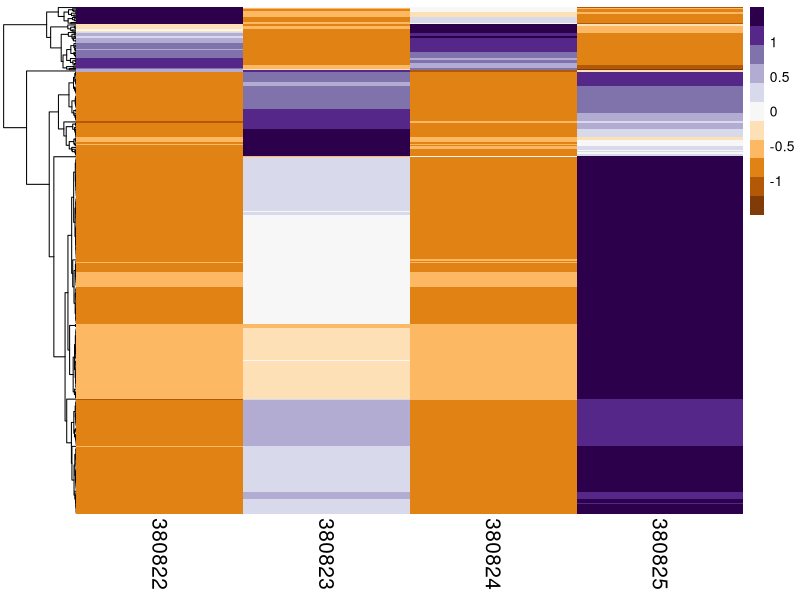
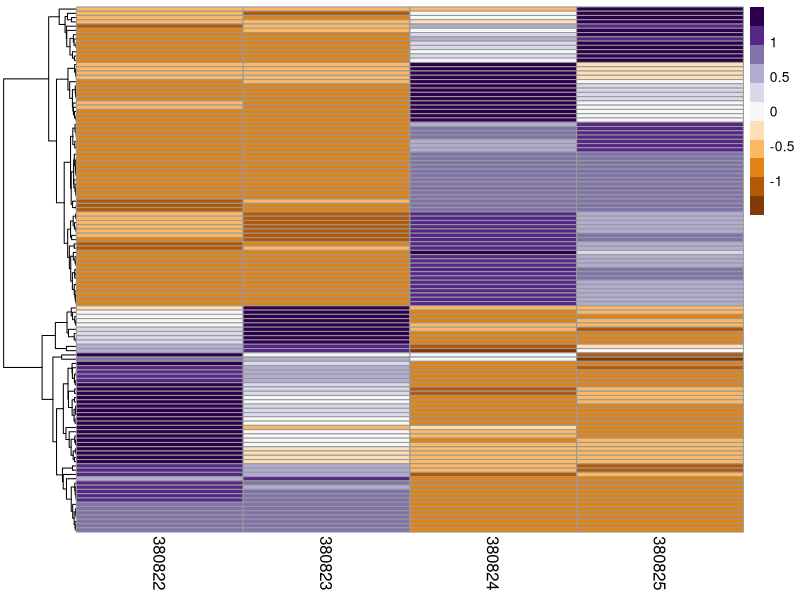
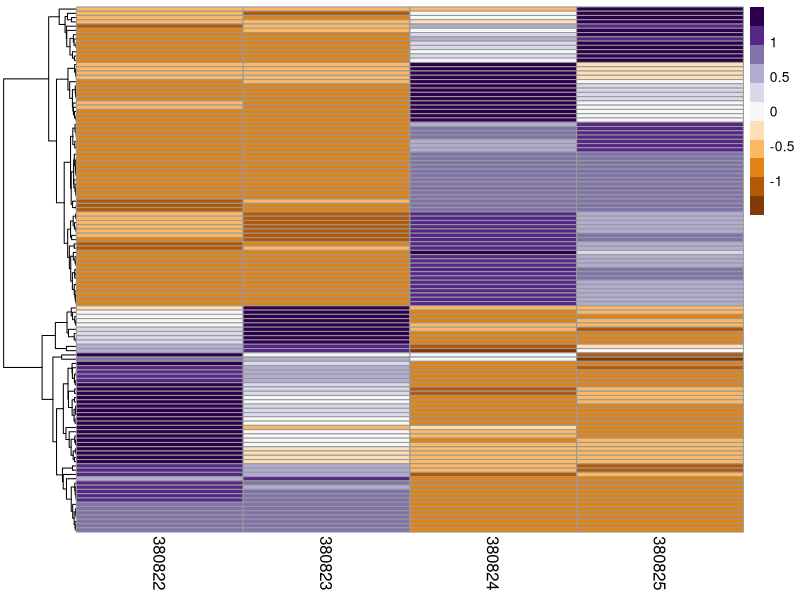
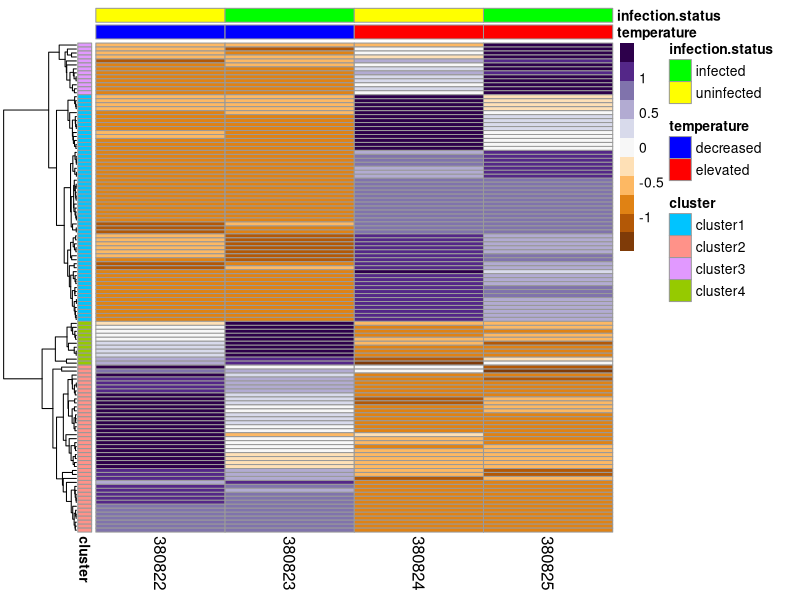

Here is the R script that generated these plots, in order:
## ---- chunk 1
library(tidyverse)
library(pheatmap)
library(RColorBrewer)
library(data.table)
## ---- chunk 2
degs_inftemp <- read.delim("../analyses/DESeq2/DEGlist-inf-temp-counts.tab", sep = '\t')
head(degs_inftemp)
## ---- chunk 3
degs_contrast.temp <- read.delim("../analyses/DESeq2/DEGlist-contrast-temp-counts.tab", sep = '\t')
head(degs_contrast.temp)
## ---- chunk 4
heatmapPurpleOrange <- RColorBrewer::brewer.pal(11, "PuOr")
## ---- chunk 5
rownames(degs_inftemp) <- degs_inftemp$Trinity_ID #set Trinity IDs as rownames
inftemp.heatmap <- degs_inftemp[,-1] #remove redundant column
head(inftemp.heatmap)
## ---- chunk 6
inftemp.heatmap <- select(inftemp.heatmap, "X380822_cold_uninfected", "X380823_cold_infected", "X380824_warm_uninfected", "X380825_warm_infected")
head(inftemp.heatmap)
## ---- chunk 7
colnames(inftemp.heatmap) <- c("380822", "380823", "380824", "380825")
head(inftemp.heatmap)
## ---- chunk 8
noz_inftemp.heatmap <- inftemp.heatmap[rowSums(inftemp.heatmap[, -1] >0) !=0, ]
head(noz_inftemp.heatmap)
## ---- chunk 9
pheatmap(noz_inftemp.heatmap, scale = "row", cluster_row = TRUE, cluster_cols = FALSE, clustering_distance_rows = "euclidean", clustering_method = "average", show_rownames = FALSE, show_colnames = TRUE, treeheight_col = 80, legend = TRUE, color = heatmapPurpleOrange, fontsize_col = 15, fontsize_row = 12)
## ---- chunk 10
rownames(degs_contrast.temp) <- degs_contrast.temp$Trinity_ID #set Trinity IDs as rownames
contrasttemp.heatmap <- degs_contrast.temp[,-1] #remove redundant column
head(contrasttemp.heatmap)
## ---- chunk 11
contrasttemp.heatmap <- select(contrasttemp.heatmap, "X380822_cold_uninfected", "X380823_cold_infected", "X380824_warm_uninfected", "X380825_warm_infected")
head(contrasttemp.heatmap)
## ---- chunk 12
colnames(contrasttemp.heatmap) <- c("380822", "380823", "380824", "380825")
head(contrasttemp.heatmap)
## ---- chunk 13
noz_contrasttemp.heatmap <- contrasttemp.heatmap[rowSums(contrasttemp.heatmap[, -1] >0) !=0, ]
head(noz_contrasttemp.heatmap)
## ---- chunk 14
pheatmap(noz_contrasttemp.heatmap, scale = "row", cluster_row = TRUE, cluster_cols = FALSE, clustering_distance_rows = "euclidean", clustering_method = "average", show_rownames = FALSE, show_colnames = TRUE, treeheight_col = 80, legend = TRUE, color = heatmapPurpleOrange, fontsize_col = 12, fontsize_row = 12)
## ---- chunk 15
results <- pheatmap(noz_contrasttemp.heatmap, scale = "row", cluster_row = TRUE, cluster_cols = FALSE, clustering_distance_rows = "euclidean", clustering_method = "average", show_rownames = FALSE, show_colnames = TRUE, treeheight_col = 80, legend = TRUE, color = heatmapPurpleOrange, fontsize_col = 12, fontsize_row = 12)
## ---- chunk 16
inftemp.clust <- cbind(noz_contrasttemp.heatmap,
                   cluster = cutree(results$tree_row,
                                     k = 4))
head(inftemp.clust)
## ---- chunk 17
clusters <- select(inftemp.clust, "cluster")
head(clusters)
## ---- chunk 18
clusters <- data.frame(cluster = ifelse(clusters == 1, "cluster1", ifelse(clusters == 2, "cluster2", ifelse(clusters == 3, "cluster3", "cluster4"))))
head(clusters)
## ---- chunk 19
sample_col <- data.frame(temperature = c("decreased", "decreased", "elevated", "elevated"))
row.names(sample_col) <-colnames(noz_contrasttemp.heatmap)
sample_col
## ---- chunk 20
sample_col$infection.status <- c("uninfected", "infected", "uninfected", "infected")
sample_col
## ---- chunk 21
my_colors <- list(
  temperature = c(decreased = "blue", elevated = "red"),
  infection.status = c(infected = "green", uninfected = "yellow")
)
## ---- chunk 22
pheatmap(noz_contrasttemp.heatmap, scale = "row", cluster_row = TRUE, cluster_cols = FALSE, clustering_distance_rows = "euclidean", clustering_method = "average", annotation_colors = my_colors, annotation_row = clusters, annotation_col = sample_col, show_rownames = FALSE, show_colnames = TRUE, treeheight_col = 80, legend = TRUE, color = heatmapPurpleOrange, fontsize_col = 12, fontsize_row = 12)
